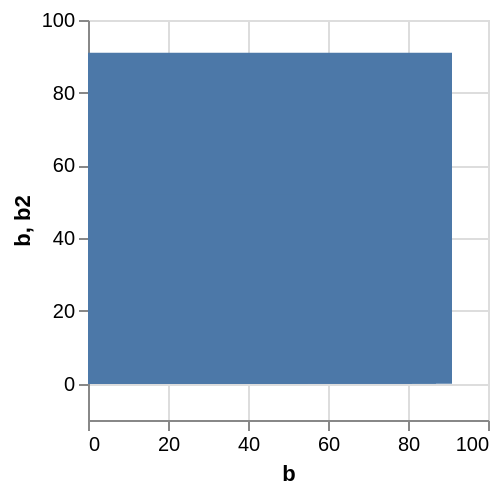

The Vega-Lite source for this figure:
### Vega specification from a JSON file in a GitHub repository (floating-point values rounded to 4 significant figures)
{"$schema": "https://vega.github.io/schema/vega/v5.json", "background": "white", "padding": 5, "width": 200, "height": 200, "style": "cell", "data": [{"name": "source_0", "values": [{"b": 28, "b2": 0}, {"b": 55, "b2": 0}, {"b": 43, "b2": 0}, {"b": 91, "b2": 0}, {"b": 81, "b2": 0}, {"b": 53, "b2": 0}, {"b": 19, "b2": 0}, {"b": 87, "b2": 0}, {"b": 52, "b2": 0}]}, {"name": "data_0", "source": "source_0", "transform": [{"type": "filter", "expr": "isValid(datum[\"b\"]) && isFinite(+datum[\"b\"])"}]}], "marks": [{"name": "marks", "type": "rect", "style": ["bar"], "from": {"data": "data_0"}, "encode": {"update": {"fill": {"value": "#4c78a8"}, "ariaRoleDescription": {"value": "bar"}, "description": {"signal": "\"b: \" + (format(datum[\"b\"], \"\")) + \"; b2: \" + (format(datum[\"b2\"], \"\"))"}, "x": {"scale": "x", "field": "b"}, "x2": {"scale": "x", "value": 0}, "y": {"scale": "y", "field": "b"}, "y2": {"scale": "y", "field": "b2"}}}}], "scales": [{"name": "x", "type": "linear", "domain": {"data": "data_0", "field": "b"}, "range": [0, {"signal": "width"}], "nice": true, "zero": true}, {"name": "y", "type": "linear", "domain": {"data": "data_0", "fields": ["b", "b2"]}, "range": [{"signal": "height"}, 0], "nice": true, "zero": false, "padding": 5}], "axes": [{"scale": "x", "orient": "bottom", "gridScale": "y", "grid": true, "tickCount": {"signal": "ceil(width/40)"}, "domain": false, "labels": false, "aria": false, "maxExtent": 0, "minExtent": 0, "ticks": false, "zindex": 0}, {"scale": "y", "orient": "left", "gridScale": "x", "grid": true, "tickCount": {"signal": "ceil(height/40)"}, "domain": false, "labels": false, "aria": false, "maxExtent": 0, "minExtent": 0, "ticks": false, "zindex": 0}, {"scale": "x", "orient": "bottom", "grid": false, "title": "b", "labelFlush": true, "labelOverlap": true, "tickCount": {"signal": "ceil(width/40)"}, "zindex": 0}, {"scale": "y", "orient": "left", "grid": false, "title": "b, b2", "labelOverlap": true, "tickCount": {"signal": "ceil(height/40)"}, "zindex": 0}]}
